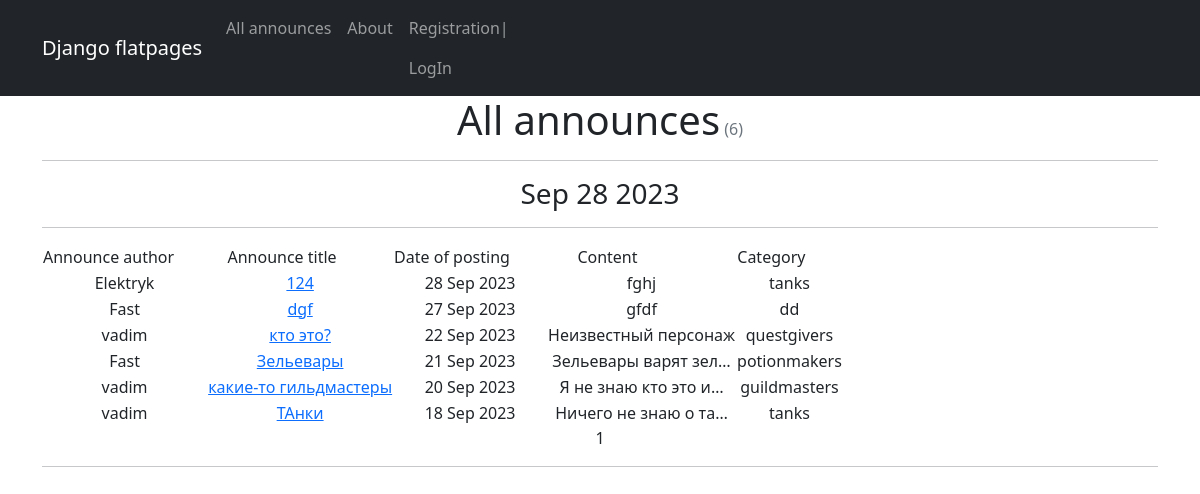
Before: /announce/ with the older database file.
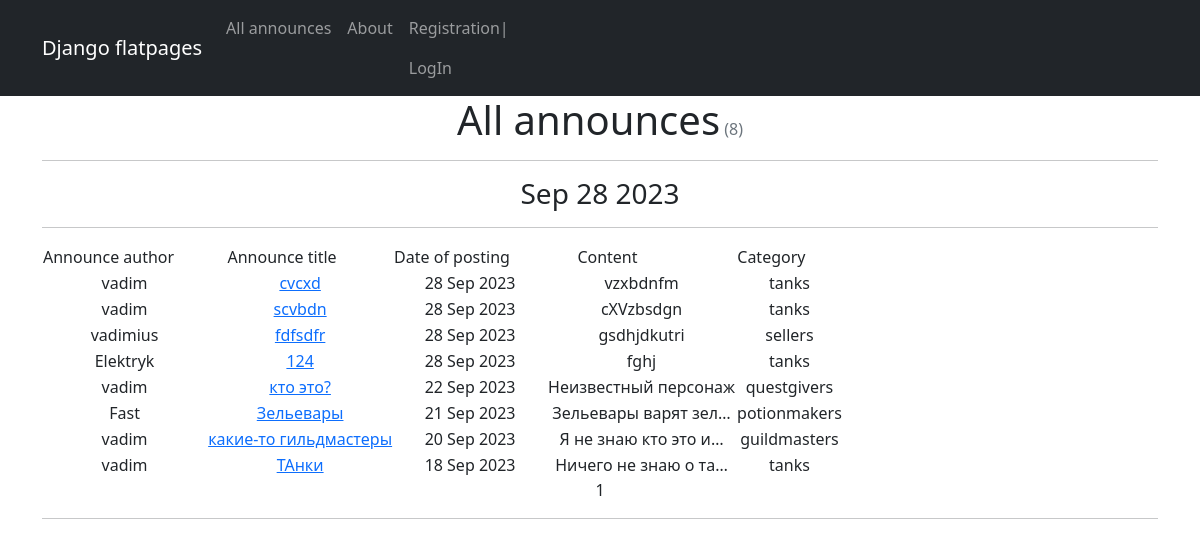
After: the same page with the newer database file.
### content/models.py (models this page shows, shortened)
class Announce(models.Model):
	CATEGORY = (
		('tanks', 'Танки'),
		('heals', 'Хилы'),
		('dd', 'ДД'),
		('sellers', 'Торговцы'),
		('guildmasters', 'Гильдмастера'),
		('questgivers', 'Квестгиверы'),
		('smiths', 'Кузнецы'),
		('tanners', 'Кожевники'),
		('potionmakers', 'Зельевары'),
		('spellmasters', 'Мастера заклинаний'),
	)
	author = models.ForeignKey(User, on_delete=models.CASCADE)
	title = models.CharField(max_length=64)
	text = models.TextField()
	category = models.CharField(max_length=16, choices=CATEGORY, default='tanks')
	dateCreation = models.DateTimeField(auto_now_add=True)
	upload = models.FileField(upload_to='uploads/', blank=True)

### content/views.py (the view)
# urls.py: path('', AnnounceList.as_view(), name='announce_list'),
class AnnounceList(ListView):
    model = Announce
    ordering = '-dateCreation'
    template_name = 'announces.html'
    context_object_name = 'Announces'
    paginate_by = 10
    def get_context_data(self, **kwargs):
        context = super().get_context_data(**kwargs)
        context['time_now'] = datetime.utcnow()
        context['next_announce'] = None
        return context

### content/templatetags/custom_tags.py (called while the page is built)
@register.simple_tag
def current_time(format_string='%b %d %Y'):
    return datetime.utcnow().strftime(format_string)

### templates/announces.html (shortened to what this page needs)
{% extends 'flatpages/default.html' %}
{% load custom_tags %}
{% block content %}
<h1 class="text-center">All announces<span class="text-muted fs-6 fw-normal">
    ({{ page_obj.paginator.count }})</span></h1>
    <hr>
    <h3>{% current_time '%b %d %Y' %}</h3>
    <hr>
    {% if Announces %}
        <table>
           <tr>
               <td>Announce author&emsp;&emsp;</td>
               <td>
                   Announce title &emsp;&emsp;
               </td>
               <td>
                   Date of posting &emsp;&emsp;
               </td>
               <td>Content &emsp;&emsp;&emsp;&emsp;</td>
               <td>Category &emsp;&emsp;</td>
           </tr>
           {% for announce in Announces %}
           <tr>
               <td>{{ announce.author }}</td>
               <td>
                   <a href="{% url 'announce_detail' pk=announce.id %}">{{ announce.title|truncatewords:2 }}</a>
               </td>
               <td>{{ announce.dateCreation|date:'d M Y' }}</td>
               <td>{{ announce.text|truncatechars:20 }}</td>
               <td>{{ announce.category }}</td>
           </tr>
            {% endfor %}
       </table>
    {% else %}
       <h2>No announce found!</h2>
    {% endif %}
<div class="text-center">
   {{ page_obj.number }}
    <hr>
</div>
{% endblock content %}

Changed rows visible on the page:
removed Announce: author "Fast", title "dgf", dateCreation "27 Sep 2023", text "gfdf", category "dd"
added Announce: author "vadim", title "cvcxd", dateCreation "28 Sep 2023", text "vzxbdnfm", category "tanks"
added Announce: author "vadim", title "scvbdn", dateCreation "28 Sep 2023", text "cXVzbsdgn", category "tanks"
added Announce: author "vadimius", title "fdfsdfr", dateCreation "28 Sep 2023", text "gsdhjdkutri", category "sellers"
Other visible differences:
{{ page_obj.paginator.count }}: "6" → "8"
